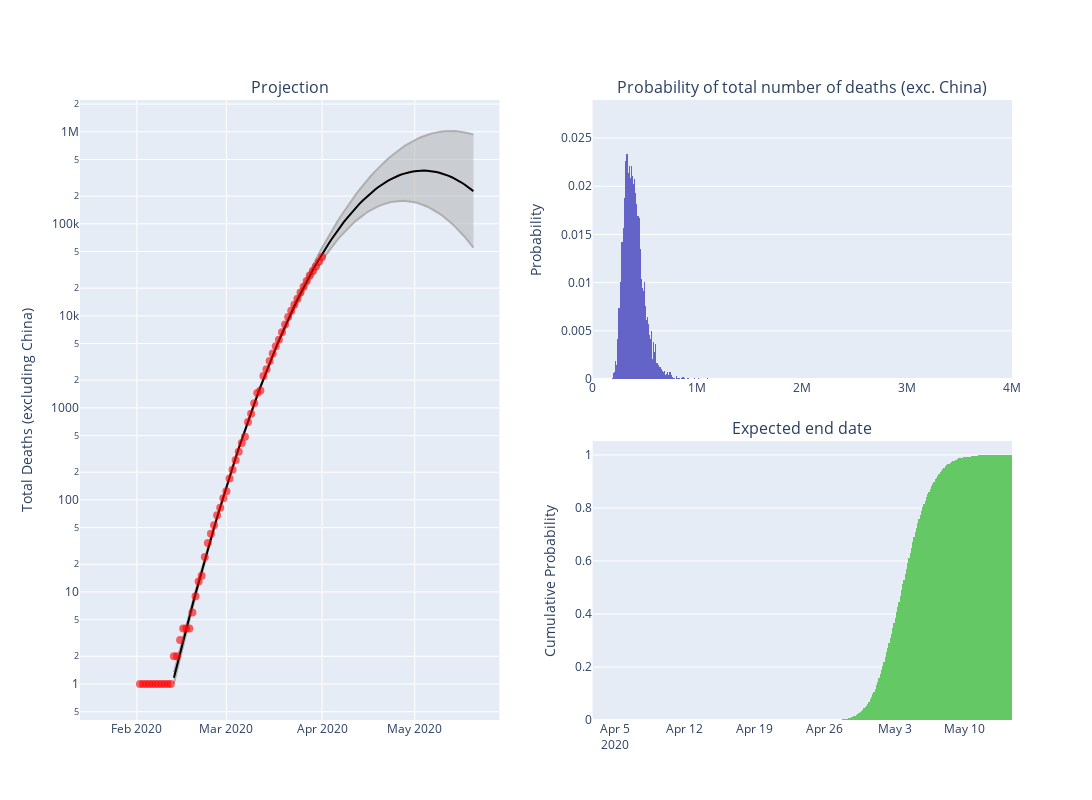

The notebook cell saved with this chart:
### Markdown cell above
### Plotting

### Code cell
interior_colour = 'rgb(175, 175, 175)'

fig = plotly.subplots.make_subplots(
    rows=2, cols=2,
    vertical_spacing=0.1,
    specs=[[{'rowspan': 2}, {}],
           [None, {}]],
    subplot_titles=(
        "Projection", 
        'Probability of total number of deaths (exc. China)', 
        'Expected end date'
    )
)

fig.add_trace(go.Scatter(
    x=out.index, 
    y=out['min'],
    fill=None,
    mode='lines',
    line_color=interior_colour,
    name=''),
    row=1, col=1
    )
fig.add_trace(go.Scatter(
    x=out.index,
    y=out['max'],
    fill='tonexty', # fill area between trace0 and trace1
    mode='lines', 
    line_color=interior_colour),
    row=1, col=1
    )
fig.add_trace(go.Scatter(
    x=out.index, 
    y=out['estimate'],
    fill=None,
    mode='lines',
    line_color='black',
    name='Predicted Total'),
    row=1, col=1
    )
fig.add_trace(go.Scatter(
    x=out.index, 
    y=out['deaths'],
    fill=None,
    mode='markers',
    marker={'symbol': 'circle', 'size': 8, 'opacity': 0.6},
    line_color='red',
    name='Total Deaths (exc. China)'),
    row=1, col=1
    )
fig.update_yaxes(type="log", row=1, col=1)

fig.append_trace(go.Histogram(x=total[0], histnorm='probability', marker_color='rgb(100, 100, 200)'), row=1, col=2)
fig.append_trace(go.Histogram(x=output, histnorm='probability', marker_color='rgb(100, 200, 100)', cumulative_enabled=True), row=2, col=2)

fig.update_xaxes(range=[pd.Timestamp('today'), output.max()], row=2, col=2)
fig.update_xaxes(range=[0, 4e6], row=1, col=2)
fig.update_yaxes(title_text='Probability', row=1, col=2)
fig.update_yaxes(title_text='Cumulative Probability', row=2, col=2)
fig.update_yaxes(title_text='Total Deaths (excluding China)', row=1, col=1)
fig.update_layout(showlegend=False, height=800, width=1400)

fig.show()
print(
    f'Expected end date: {expected_end_date}\n'
    f'Expected total number of deaths excluding China: {expected_total_deaths}'
)
